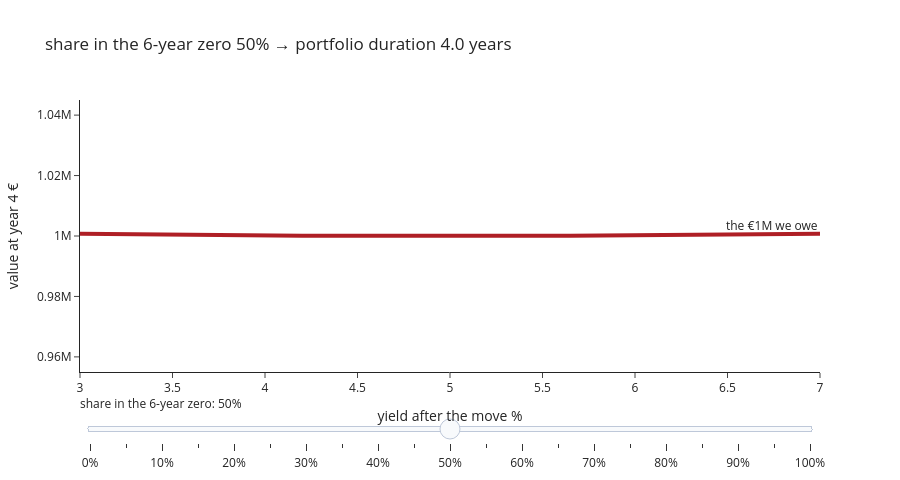

Notebook cell for this chart:
### Markdown cell above
## E. Can we stop worrying? — immunisation (beyond the syllabus)

Arno Bikes must pay **€1M in exactly 4 years**. It puts the money aside today in two zero-coupon bonds, 2-year and 6-year, at a flat 5%. The day after, yields jump to a new level and stay there.

Drag the slider: the **share in the 6-year zero**. At ½ the portfolio's duration is 4 — the date of the payment — and the horizon value is flat near €1M whatever the new yield.

### Code cell
L_pay, y0, horizon = 1_000_000, 0.05, 4
PV_pay = L_pay / (1 + y0) ** horizon                     # €822,702.47

def value_at_horizon(w_long, y):
    # w_long of today's money in the 6-year zero, the rest in the 2-year zero
    face2 = (1 - w_long) * PV_pay * (1 + y0) ** 2        # paid at year 2, reinvested to year 4 at y
    face6 = w_long * PV_pay * (1 + y0) ** 6              # sold at year 4, two years before maturity
    return face2 * (1 + y) ** 2 + face6 / (1 + y) ** 2

ys = np.linspace(0.03, 0.07, 81)
weights = np.round(np.linspace(0, 1, 21), 2)
fig = go.Figure()
for w in weights:
    fig.add_scatter(x=ys*100, y=[value_at_horizon(w, v) for v in ys], visible=bool(w == 0.5),
                    line=dict(color="#AF1F25", width=4), name=f"share in 6-year zero {w:.0%}")
fig.add_hline(y=L_pay, line=dict(color="#7a7f85", dash="dot"), annotation_text="the €1M we owe")
steps = [dict(method="update", label=f"{w:.0%}",
              args=[{"visible": [bool(j == i) for j in range(len(weights))]},
                    {"title": f"share in the 6-year zero {w:.0%} → portfolio duration {2*(1-w) + 6*w:.1f} years"}])
         for i, w in enumerate(weights)]
fig.update_layout(template="simple_white", height=480, showlegend=False,
                  title="share in the 6-year zero 50% → portfolio duration 4.0 years",
                  xaxis_title="yield after the move %", yaxis_title="value at year 4 €",
                  yaxis=dict(range=[955_000, 1_045_000]),
                  sliders=[dict(active=int(np.where(weights == 0.5)[0][0]), steps=steps,
                                currentvalue=dict(prefix="share in the 6-year zero: "))])
fig.show()

print(f"{'yield after':>12} {'all 2-year':>12} {'half-half':>12} {'all 6-year':>12}")
for y in (0.03, 0.04, 0.05, 0.06, 0.07):
    print(f"{y:>12.0%} {value_at_horizon(0, y):>12,.0f} {value_at_horizon(0.5, y):>12,.0f} {value_at_horizon(1, y):>12,.0f}")
